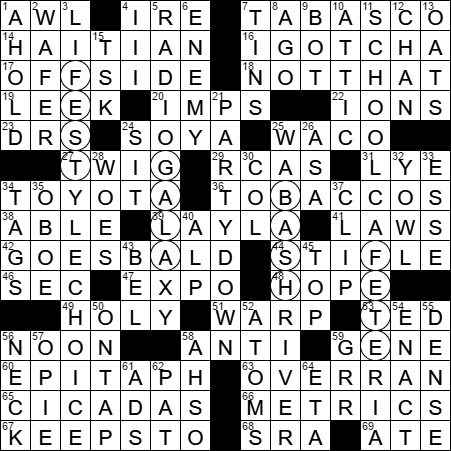
#> input picture images/0102-17.png, 451 x 451 px; its folder holds only this picture in this run
$ python image.py
#> lines starting #> are read from the running program, lines starting #| are printed output that depends on the picture
#> (the call stopped at in saveImage, `page = requests.get(url)`: the network is not available in this run)
from __future__ import print_function
from lxml import html
from PIL import Image
import pytesseract
import requests
import string
import sys

def saveImage(url):
	page = requests.get(url)
	tree = html.fromstring(page.content)
	path = '//a[@href="'+url+'"]/img/@src'
	imgUrl = tree.xpath(path)[0]
	with open('./images/'+url[36:43]+'.png','wb') as file:
		img = requests.get(imgUrl,stream=True)
		print('image retrieved')
		for chunk in img:
			file.write(chunk)
	print('image saved')

def parseAndPrintImage(url):
	imgLoc = './images/'+url[36:43]+'.png'
	im = Image.open(imgLoc)
#> im is the input picture: PIL image 451x451 RGBA; mean R, G, B, A 0, 0, 0, 74.5
	im = Image.composite(im, Image.new('RGB', im.size, 'white'), im)
#> im: PIL image 451x451 RGB
	im.show()
	print('image loaded and cleaned')
	for i in range(15):
		row = list()
		for j in range(15):
			boxOuter = (j*30,i*30,j*30+30,i*30+30)
			tile = im.crop(boxOuter)
			# tile.save('./images/tile_'+str(i)+'_'+str(j)+'.jpg')
			if not tile.getbbox():
				tileText = " "
			else:
				boxInner = (7,9,27,27)
				tileInner = tile.crop(boxInner)
				tileText = pytesseract.image_to_string(tileInner,config="-psm 10 -l eng -c tessedit_char_whitelist="+string.ascii_uppercase)
				## this is hacky - find a better way
				tileText = "I" if tileText == "" else tileText
			row.append(tileText)
		print(" ".join(row))
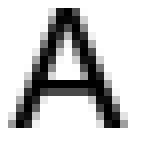
#> tileInner: PIL image 20x18 RGB (shown 8 times larger); min 0, max 255, mean 203.1

url = sys.argv[1] if len(sys.argv) > 1 else 'http://www.nytcrossword.com/2017/01/0102-17-new-york-times-crossword.html'
saveImage(url)
#> (the run stopped early here; a loop or call above may not have finished)
